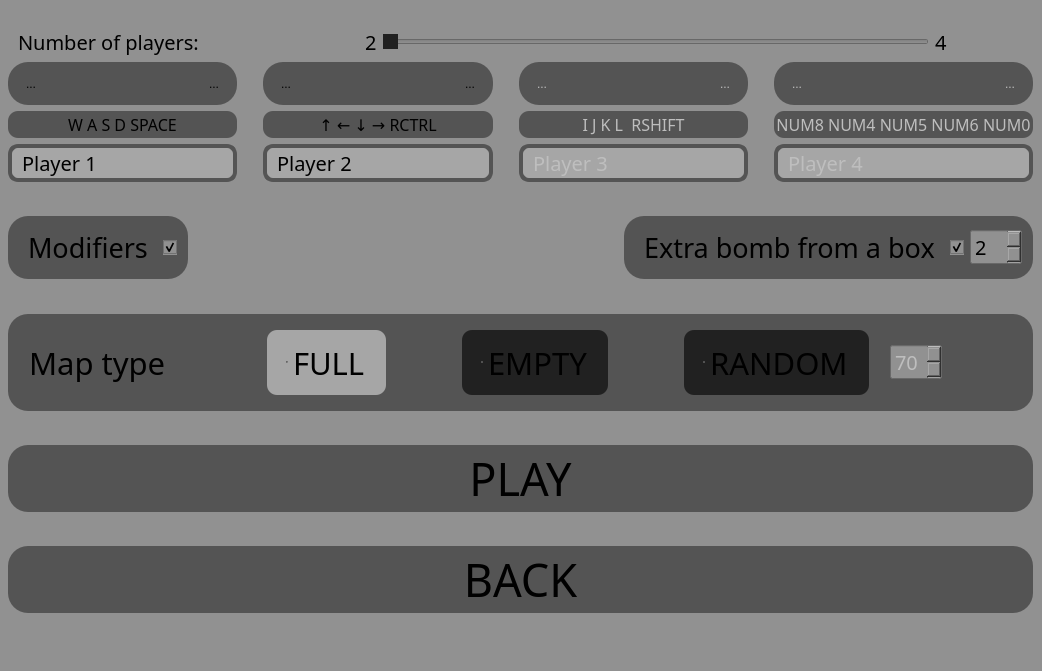
<?xml version="1.0" encoding="UTF-8"?>
<ui version="4.0">
 <class>MainWindow</class>
 <widget class="QMainWindow" name="MainWindow">
  <property name="enabled">
   <bool>true</bool>
  </property>
  <property name="geometry">
   <rect>
    <x>0</x>
    <y>0</y>
    <width>1042</width>
    <height>671</height>
   </rect>
  </property>
  <property name="font">
   <font>
    <family>Impact</family>
   </font>
  </property>
  <property name="windowTitle">
   <string>Bomberman</string>
  </property>
  <property name="styleSheet">
   <string notr="true">background-color: #919191;</string>
  </property>
  <widget class="QWidget" name="central_widget">
   <widget class="QWidget" name="layoutWidget">
    <property name="geometry">
     <rect>
      <x>0</x>
      <y>0</y>
      <width>1041</width>
      <height>641</height>
     </rect>
    </property>
    <layout class="QHBoxLayout" name="main_horizontal_layout">
     <item>
      <spacer name="left_horizontal_spacer">
       <property name="orientation">
        <enum>Qt::Horizontal</enum>
       </property>
       <property name="sizeHint" stdset="0">
        <size>
         <width>40</width>
         <height>20</height>
        </size>
       </property>
      </spacer>
     </item>
     <item>
      <layout class="QVBoxLayout" name="main_vertical_layout">
       <item>
        <spacer name="main_vertical_spacer_1">
         <property name="orientation">
          <enum>Qt::Vertical</enum>
         </property>
         <property name="sizeHint" stdset="0">
          <size>
           <width>20</width>
           <height>40</height>
          </size>
         </property>
        </spacer>
       </item>
       <item>
        <layout class="QHBoxLayout" name="players_slider_horizontal_layout">
         <item>
          <spacer name="players_slider_spacer_1">
           <property name="orientation">
            <enum>Qt::Horizontal</enum>
           </property>
           <property name="sizeType">
            <enum>QSizePolicy::Fixed</enum>
           </property>
           <property name="sizeHint" stdset="0">
            <size>
             <width>10</width>
             <height>20</height>
            </size>
           </property>
          </spacer>
         </item>
         <item>
          <widget class="QLabel" name="no_of_players_label">
           <property name="font">
            <font>
             <family>Impact</family>
             <pointsize>15</pointsize>
            </font>
           </property>
           <property name="text">
            <string>Number of players: </string>
           </property>
          </widget>
         </item>
         <item>
          <spacer name="players_slider_spacer_2">
           <property name="orientation">
            <enum>Qt::Horizontal</enum>
           </property>
           <property name="sizeType">
            <enum>QSizePolicy::Fixed</enum>
           </property>
           <property name="sizeHint" stdset="0">
            <size>
             <width>155</width>
             <height>20</height>
            </size>
           </property>
          </spacer>
         </item>
         <item>
          <widget class="QLabel" name="no2_label">
           <property name="font">
            <font>
             <family>Impact</family>
             <pointsize>15</pointsize>
            </font>
           </property>
           <property name="text">
            <string>2</string>
           </property>
          </widget>
         </item>
         <item>
          <widget class="QSlider" name="players_slider">
           <property name="styleSheet">
            <string notr="true">QSlider::handle:horizontal {
    background: #212121; /* Kolor uchwytu suwaka */
}</string>
           </property>
           <property name="minimum">
            <number>2</number>
           </property>
           <property name="maximum">
            <number>4</number>
           </property>
           <property name="pageStep">
            <number>1</number>
           </property>
           <property name="orientation">
            <enum>Qt::Horizontal</enum>
           </property>
          </widget>
         </item>
         <item>
          <widget class="QLabel" name="no4_label">
           <property name="font">
            <font>
             <family>Impact</family>
             <pointsize>15</pointsize>
            </font>
           </property>
           <property name="text">
            <string>4</string>
           </property>
          </widget>
         </item>
         <item>
          <spacer name="players_slider_spacer_3">
           <property name="orientation">
            <enum>Qt::Horizontal</enum>
           </property>
           <property name="sizeType">
            <enum>QSizePolicy::Fixed</enum>
           </property>
           <property name="sizeHint" stdset="0">
            <size>
             <width>85</width>
             <height>20</height>
            </size>
           </property>
          </spacer>
         </item>
        </layout>
       </item>
       <item>
        <layout class="QGridLayout" name="players_grid_layout">
         <item row="2" column="6">
          <widget class="QLineEdit" name="player4_line_edit">
           <property name="enabled">
            <bool>false</bool>
           </property>
           <property name="maximumSize">
            <size>
             <width>16777215</width>
             <height>16777211</height>
            </size>
           </property>
           <property name="font">
            <font>
             <family>Impact</family>
             <pointsize>15</pointsize>
            </font>
           </property>
           <property name="styleSheet">
            <string notr="true">QLineEdit {
    border: 4px solid #545454;
    border-radius: 10px;
    padding: 0 8px;
    background: #a6a6a6; 
    selection-background-color: darkgray;
}</string>
           </property>
           <property name="text">
            <string>Player 4</string>
           </property>
           <property name="maxLength">
            <number>8</number>
           </property>
          </widget>
         </item>
         <item row="0" column="6">
          <widget class="QFrame" name="player4_frame">
           <property name="enabled">
            <bool>false</bool>
           </property>
           <property name="styleSheet">
            <string notr="true">QFrame#player4_frame{
    border-radius: 20px;
    background-color: #545454;
    padding: 2px;
}</string>
           </property>
           <layout class="QHBoxLayout" name="horizontalLayout_2">
            <item>
             <widget class="QToolButton" name="player4_left_button">
              <property name="styleSheet">
               <string notr="true">background-color: #545454;</string>
              </property>
              <property name="text">
               <string>...</string>
              </property>
              <property name="icon">
               <iconset>
                <normaloff>../images/gui/arrow.png</normaloff>../images/gui/arrow.png</iconset>
              </property>
              <property name="autoRaise">
               <bool>true</bool>
              </property>
              <property name="arrowType">
               <enum>Qt::NoArrow</enum>
              </property>
             </widget>
            </item>
            <item>
             <widget class="QLabel" name="player4_label">
              <property name="styleSheet">
               <string notr="true">background-color: #545454;</string>
              </property>
              <property name="text">
               <string/>
              </property>
              <property name="pixmap">
               <pixmap>../images/gui/green_player.png</pixmap>
              </property>
              <property name="alignment">
               <set>Qt::AlignCenter</set>
              </property>
             </widget>
            </item>
            <item>
             <widget class="QToolButton" name="player4_right_button">
              <property name="styleSheet">
               <string notr="true">background-color: #545454;</string>
              </property>
              <property name="text">
               <string>...</string>
              </property>
              <property name="icon">
               <iconset>
                <normaloff>../images/gui/arrow2.png</normaloff>../images/gui/arrow2.png</iconset>
              </property>
              <property name="autoRaise">
               <bool>true</bool>
              </property>
              <property name="arrowType">
               <enum>Qt::NoArrow</enum>
              </property>
             </widget>
            </item>
           </layout>
          </widget>
         </item>
         <item row="0" column="5">
          <spacer name="players_spacer_3">
           <property name="orientation">
            <enum>Qt::Horizontal</enum>
           </property>
           <property name="sizeType">
            <enum>QSizePolicy::Fixed</enum>
           </property>
           <property name="sizeHint" stdset="0">
            <size>
             <width>20</width>
             <height>20</height>
            </size>
           </property>
          </spacer>
         </item>
         <item row="1" column="2">
          <widget class="QLabel" name="arrows_label">
           <property name="font">
            <font>
             <family>Impact</family>
             <pointsize>12</pointsize>
            </font>
           </property>
           <property name="styleSheet">
            <string notr="true">QLabel#arrows_label{
    border-radius: 10px;
    background-color: #545454;
    padding: 2px;
}</string>
           </property>
           <property name="text">
            <string>↑ ← ↓ → RCTRL</string>
           </property>
           <property name="alignment">
            <set>Qt::AlignCenter</set>
           </property>
          </widget>
         </item>
         <item row="0" column="3">
          <spacer name="players_spacer_2">
           <property name="orientation">
            <enum>Qt::Horizontal</enum>
           </property>
           <property name="sizeType">
            <enum>QSizePolicy::Fixed</enum>
           </property>
           <property name="sizeHint" stdset="0">
            <size>
             <width>20</width>
             <height>20</height>
            </size>
           </property>
          </spacer>
         </item>
         <item row="0" column="1">
          <spacer name="players_spacer_1">
           <property name="orientation">
            <enum>Qt::Horizontal</enum>
           </property>
           <property name="sizeType">
            <enum>QSizePolicy::Fixed</enum>
           </property>
           <property name="sizeHint" stdset="0">
            <size>
             <width>20</width>
             <height>20</height>
            </size>
           </property>
          </spacer>
         </item>
         <item row="2" column="2">
          <widget class="QLineEdit" name="player2_line_edit">
           <property name="font">
            <font>
             <family>Impact</family>
             <pointsize>15</pointsize>
            </font>
           </property>
           <property name="styleSheet">
            <string notr="true">QLineEdit {
    border: 4px solid #545454;
    border-radius: 10px;
    padding: 0 8px;
    background: #a6a6a6; 
    selection-background-color: darkgray;
}</string>
           </property>
           <property name="text">
            <string>Player 2</string>
           </property>
           <property name="maxLength">
            <number>8</number>
           </property>
          </widget>
         </item>
         <item row="1" column="0">
          <widget class="QLabel" name="wasd_label">
           <property name="font">
            <font>
             <family>Impact</family>
             <pointsize>12</pointsize>
            </font>
           </property>
           <property name="styleSheet">
            <string notr="true">QLabel#wasd_label{
    border-radius: 10px;
    background-color: #545454;
    padding: 2px;
}</string>
           </property>
           <property name="text">
            <string>W A S D SPACE</string>
           </property>
           <property name="alignment">
            <set>Qt::AlignCenter</set>
           </property>
          </widget>
         </item>
         <item row="0" column="4">
          <widget class="QFrame" name="player3_frame">
           <property name="enabled">
            <bool>false</bool>
           </property>
           <property name="styleSheet">
            <string notr="true">QFrame#player3_frame{
    border-radius: 20px;
    background-color: #545454;
    padding: 2px;
}</string>
           </property>
           <layout class="QHBoxLayout" name="horizontalLayout_3">
            <item>
             <widget class="QToolButton" name="player3_left_button">
              <property name="styleSheet">
               <string notr="true">background-color: #545454;</string>
              </property>
              <property name="text">
               <string>...</string>
              </property>
              <property name="icon">
               <iconset>
                <normaloff>../images/gui/arrow.png</normaloff>../images/gui/arrow.png</iconset>
              </property>
              <property name="autoRaise">
               <bool>true</bool>
              </property>
              <property name="arrowType">
               <enum>Qt::NoArrow</enum>
              </property>
             </widget>
            </item>
            <item>
             <widget class="QLabel" name="player3_label">
              <property name="styleSheet">
               <string notr="true">background-color: #545454;</string>
              </property>
              <property name="text">
               <string/>
              </property>
              <property name="pixmap">
               <pixmap>../images/gui/red_player.png</pixmap>
              </property>
              <property name="alignment">
               <set>Qt::AlignCenter</set>
              </property>
             </widget>
            </item>
            <item>
             <widget class="QToolButton" name="player3_right_button">
              <property name="styleSheet">
               <string notr="true">background-color: #545454;</string>
              </property>
              <property name="text">
               <string>...</string>
              </property>
              <property name="icon">
               <iconset>
                <normaloff>../images/gui/arrow2.png</normaloff>../images/gui/arrow2.png</iconset>
              </property>
              <property name="autoRaise">
               <bool>true</bool>
              </property>
              <property name="arrowType">
               <enum>Qt::NoArrow</enum>
              </property>
             </widget>
            </item>
           </layout>
          </widget>
         </item>
         <item row="0" column="0">
          <widget class="QFrame" name="player1_frame">
           <property name="styleSheet">
            <string notr="true">QFrame#player1_frame{
    border-radius: 20px;
    background-color: #545454;
    padding: 2px;
}</string>
           </property>
           <layout class="QHBoxLayout" name="horizontalLayout_5">
            <item>
             <widget class="QToolButton" name="player1_left_button">
              <property name="styleSheet">
               <string notr="true">background-color: #545454;</string>
              </property>
              <property name="text">
               <string>...</string>
              </property>
              <property name="icon">
               <iconset>
                <normaloff>../images/gui/arrow.png</normaloff>../images/gui/arrow.png</iconset>
              </property>
              <property name="autoRaise">
               <bool>true</bool>
              </property>
              <property name="arrowType">
               <enum>Qt::NoArrow</enum>
              </property>
             </widget>
            </item>
            <item>
             <widget class="QLabel" name="player1_label">
              <property name="layoutDirection">
               <enum>Qt::LeftToRight</enum>
              </property>
              <property name="styleSheet">
               <string notr="true">background-color: #545454;</string>
              </property>
              <property name="text">
               <string/>
              </property>
              <property name="pixmap">
               <pixmap>../images/gui/yellow_player.png</pixmap>
              </property>
              <property name="scaledContents">
               <bool>false</bool>
              </property>
              <property name="alignment">
               <set>Qt::AlignCenter</set>
              </property>
              <property name="margin">
               <number>0</number>
              </property>
              <property name="indent">
               <number>-1</number>
              </property>
             </widget>
            </item>
            <item>
             <widget class="QToolButton" name="player1_right_button">
              <property name="styleSheet">
               <string notr="true">background-color: #545454;</string>
              </property>
              <property name="text">
               <string>...</string>
              </property>
              <property name="icon">
               <iconset>
                <normaloff>../images/gui/arrow2.png</normaloff>../images/gui/arrow2.png</iconset>
              </property>
              <property name="autoRaise">
               <bool>true</bool>
              </property>
              <property name="arrowType">
               <enum>Qt::NoArrow</enum>
              </property>
             </widget>
            </item>
           </layout>
          </widget>
         </item>
         <item row="2" column="0">
          <widget class="QLineEdit" name="player1_line_edit">
           <property name="font">
            <font>
             <family>Impact</family>
             <pointsize>15</pointsize>
            </font>
           </property>
           <property name="styleSheet">
            <string notr="true">QLineEdit {
    border: 4px solid #545454;
    border-radius: 10px;
    padding: 0 8px;
    background: #a6a6a6; 
    selection-background-color: darkgray;
}</string>
           </property>
           <property name="text">
            <string>Player 1</string>
           </property>
           <property name="maxLength">
            <number>8</number>
           </property>
          </widget>
         </item>
         <item row="0" column="2">
          <widget class="QFrame" name="player2_frame">
           <property name="styleSheet">
            <string notr="true">QFrame#player2_frame{
    border-radius: 20px;
    background-color: #545454;
    padding: 2px;
}</string>
           </property>
           <layout class="QHBoxLayout" name="horizontalLayout_4">
            <item>
             <widget class="QToolButton" name="player2_left_button">
              <property name="styleSheet">
               <string notr="true">background-color: #545454;</string>
              </property>
              <property name="text">
               <string>...</string>
              </property>
              <property name="icon">
               <iconset>
                <normaloff>../images/gui/arrow.png</normaloff>../images/gui/arrow.png</iconset>
              </property>
              <property name="autoRaise">
               <bool>true</bool>
              </property>
              <property name="arrowType">
               <enum>Qt::NoArrow</enum>
              </property>
             </widget>
            </item>
            <item>
             <widget class="QLabel" name="player2_label">
              <property name="styleSheet">
               <string notr="true">background-color: #545454;</string>
              </property>
              <property name="text">
               <string/>
              </property>
              <property name="pixmap">
               <pixmap>../images/gui/blue_player.png</pixmap>
              </property>
              <property name="alignment">
               <set>Qt::AlignCenter</set>
              </property>
             </widget>
            </item>
            <item>
             <widget class="QToolButton" name="player2_right_button">
              <property name="styleSheet">
               <string notr="true">background-color: #545454;</string>
              </property>
              <property name="text">
               <string>...</string>
              </property>
              <property name="icon">
               <iconset>
                <normaloff>../images/gui/arrow2.png</normaloff>../images/gui/arrow2.png</iconset>
              </property>
              <property name="autoRaise">
               <bool>true</bool>
              </property>
              <property name="arrowType">
               <enum>Qt::NoArrow</enum>
              </property>
             </widget>
            </item>
           </layout>
          </widget>
         </item>
         <item row="2" column="4">
          <widget class="QLineEdit" name="player3_line_edit">
           <property name="enabled">
            <bool>false</bool>
           </property>
           <property name="font">
            <font>
             <family>Impact</family>
             <pointsize>15</pointsize>
            </font>
           </property>
           <property name="styleSheet">
            <string notr="true">QLineEdit {
    border: 4px solid #545454;
    border-radius: 10px;
    padding: 0 8px;
    background: #a6a6a6; 
    selection-background-color: darkgray;
}</string>
           </property>
           <property name="text">
            <string>Player 3</string>
           </property>
           <property name="maxLength">
            <number>8</number>
           </property>
          </widget>
         </item>
         <item row="1" column="4">
          <widget class="QLabel" name="ijkl_label">
           <property name="enabled">
            <bool>false</bool>
           </property>
           <property name="font">
            <font>
             <family>Impact</family>
             <pointsize>12</pointsize>
            </font>
           </property>
           <property name="styleSheet">
            <string notr="true">QLabel#ijkl_label{
    border-radius: 10px;
    background-color: #545454;
    padding: 2px;
}</string>
           </property>
           <property name="text">
            <string>I J K L  RSHIFT</string>
           </property>
           <property name="alignment">
            <set>Qt::AlignCenter</set>
           </property>
          </widget>
         </item>
         <item row="1" column="6">
          <widget class="QLabel" name="nums_label">
           <property name="enabled">
            <bool>false</bool>
           </property>
           <property name="font">
            <font>
             <family>Impact</family>
             <pointsize>12</pointsize>
            </font>
           </property>
           <property name="styleSheet">
            <string notr="true">QLabel#nums_label{
    border-radius: 10px;
    background-color: #545454;
    padding: 2px;
}</string>
           </property>
           <property name="text">
            <string>NUM8 NUM4 NUM5 NUM6 NUM0</string>
           </property>
           <property name="alignment">
            <set>Qt::AlignCenter</set>
           </property>
          </widget>
         </item>
        </layout>
       </item>
       <item>
        <spacer name="main_vertical_spacer_2">
         <property name="orientation">
          <enum>Qt::Vertical</enum>
         </property>
         <property name="sizeHint" stdset="0">
          <size>
           <width>20</width>
           <height>40</height>
          </size>
         </property>
        </spacer>
       </item>
       <item>
        <layout class="QGridLayout" name="settings_grid_layout">
         <item row="0" column="1">
          <spacer name="settings_spacer">
           <property name="orientation">
            <enum>Qt::Horizontal</enum>
           </property>
           <property name="sizeHint" stdset="0">
            <size>
             <width>40</width>
             <height>20</height>
            </size>
           </property>
          </spacer>
         </item>
         <item row="0" column="0">
          <widget class="QFrame" name="modifiers_frame">
           <property name="styleSheet">
            <string notr="true">QFrame{
    border-radius: 20px;
    background-color: #545454;
    padding: 2px;
}</string>
           </property>
           <layout class="QHBoxLayout" name="horizontalLayout_7">
            <item>
             <widget class="QLabel" name="modifiers_label">
              <property name="font">
               <font>
                <family>Impact</family>
                <pointsize>20</pointsize>
               </font>
              </property>
              <property name="styleSheet">
               <string notr="true"/>
              </property>
              <property name="text">
               <string>Modifiers</string>
              </property>
             </widget>
            </item>
            <item>
             <widget class="QCheckBox" name="modifiers_checkbox">
              <property name="sizePolicy">
               <sizepolicy hsizetype="Fixed" vsizetype="Fixed">
                <horstretch>0</horstretch>
                <verstretch>0</verstretch>
               </sizepolicy>
              </property>
              <property name="styleSheet">
               <string notr="true">QCheckBox::indicator:unchecked {
    image: url(../images/gui/unchecked.png);
}

QCheckBox::indicator:checked {
    image: url(../images/gui/checked.png);
}

QCheckBox{
	background-color: 545454;
}</string>
              </property>
              <property name="text">
               <string/>
              </property>
              <property name="checked">
               <bool>true</bool>
              </property>
             </widget>
            </item>
           </layout>
          </widget>
         </item>
         <item row="0" column="2">
          <widget class="QFrame" name="extra_bomb_frame">
           <property name="styleSheet">
            <string notr="true">QFrame
{
    border-radius: 20px;
    background-color: #545454;
    padding: 2px;
}</string>
           </property>
           <layout class="QHBoxLayout" name="horizontalLayout_8">
            <item>
             <widget class="QLabel" name="extra_bomb_label">
              <property name="font">
               <font>
                <family>Impact</family>
                <pointsize>20</pointsize>
               </font>
              </property>
              <property name="text">
               <string>Extra bomb from a box</string>
              </property>
             </widget>
            </item>
            <item>
             <widget class="QCheckBox" name="extra_bomb_checkbox">
              <property name="sizePolicy">
               <sizepolicy hsizetype="Fixed" vsizetype="Fixed">
                <horstretch>0</horstretch>
                <verstretch>0</verstretch>
               </sizepolicy>
              </property>
              <property name="styleSheet">
               <string notr="true">QCheckBox::indicator:unchecked {
    image: url(../images/gui/unchecked.png);
}

QCheckBox::indicator:checked {
    image: url(../images/gui/checked.png);
}

QCheckBox{
	background-color: 545454;
}</string>
              </property>
              <property name="text">
               <string/>
              </property>
              <property name="checked">
               <bool>true</bool>
              </property>
             </widget>
            </item>
            <item>
             <widget class="QSpinBox" name="extra_bomb_spinbox">
              <property name="enabled">
               <bool>true</bool>
              </property>
              <property name="font">
               <font>
                <family>Impact</family>
                <pointsize>15</pointsize>
               </font>
              </property>
              <property name="styleSheet">
               <string notr="true">QSpinBox::up-button, QSpinBox::down-button {
    selection-background-color: transparent;
}</string>
              </property>
              <property name="wrapping">
               <bool>false</bool>
              </property>
              <property name="frame">
               <bool>true</bool>
              </property>
              <property name="readOnly">
               <bool>false</bool>
              </property>
              <property name="buttonSymbols">
               <enum>QAbstractSpinBox::UpDownArrows</enum>
              </property>
              <property name="accelerated">
               <bool>false</bool>
              </property>
              <property name="keyboardTracking">
               <bool>true</bool>
              </property>
              <property name="minimum">
               <number>1</number>
              </property>
              <property name="maximum">
               <number>10</number>
              </property>
              <property name="value">
               <number>2</number>
              </property>
             </widget>
            </item>
           </layout>
          </widget>
         </item>
        </layout>
       </item>
       <item>
        <spacer name="main_vertical_spacer_3">
         <property name="orientation">
          <enum>Qt::Vertical</enum>
         </property>
         <property name="sizeHint" stdset="0">
          <size>
           <width>20</width>
           <height>40</height>
          </size>
         </property>
        </spacer>
       </item>
       <item>
        <widget class="QFrame" name="map_type_frame">
         <property name="styleSheet">
          <string notr="true">QFrame{
    border-radius: 20px;
    background-color: #545454;
    padding: 2px;
}</string>
         </property>
         <layout class="QHBoxLayout" name="horizontalLayout_6">
          <item>
           <widget class="QLabel" name="map_type_label">
            <property name="font">
             <font>
              <family>Impact</family>
              <pointsize>23</pointsize>
             </font>
            </property>
            <property name="text">
             <string>Map type</string>
            </property>
           </widget>
          </item>
          <item>
           <spacer name="map_type_spacer_1">
            <property name="orientation">
             <enum>Qt::Horizontal</enum>
            </property>
            <property name="sizeType">
             <enum>QSizePolicy::Fixed</enum>
            </property>
            <property name="sizeHint" stdset="0">
             <size>
              <width>80</width>
              <height>20</height>
             </size>
            </property>
           </spacer>
          </item>
          <item>
           <widget class="QRadioButton" name="full_map_rbutton">
            <property name="font">
             <font>
              <family>Impact</family>
              <pointsize>23</pointsize>
             </font>
            </property>
            <property name="layoutDirection">
             <enum>Qt::LeftToRight</enum>
            </property>
            <property name="styleSheet">
             <string notr="true">QRadioButton {
    background-color: #a6a6a6; 

    border-radius: 10px;
    padding: 10px 20px; 
    margin: 5px; 
}


QRadioButton::indicator {
    width: 0px; 
    height: 0px;
}

QRadioButton#full_map_rbutton:checked {
    background-color: #a6a6a6;
    color: #000000;
}

QRadioButton#full_map_rbutton:unchecked {
    background-color: #212121;
    color: #000000;
}

QRadioButton#full_map_rbutton:unchecked:hover {
    background-color: #464545;
    color: #000000;
}

QRadioButton#full_map_rbutton:unchecked:pressed {
    background-color: #393939;
    color: #000000;
}
</string>
            </property>
            <property name="text">
             <string>FULL</string>
            </property>
            <property name="checked">
             <bool>true</bool>
            </property>
           </widget>
          </item>
          <item>
           <spacer name="map_type_spacer_2">
            <property name="orientation">
             <enum>Qt::Horizontal</enum>
            </property>
            <property name="sizeType">
             <enum>QSizePolicy::Fixed</enum>
            </property>
            <property name="sizeHint" stdset="0">
             <size>
              <width>60</width>
              <height>20</height>
             </size>
            </property>
           </spacer>
          </item>
          <item>
           <widget class="QRadioButton" name="empty_map_rbutton">
            <property name="font">
             <font>
              <family>Impact</family>
              <pointsize>23</pointsize>
             </font>
            </property>
            <property name="styleSheet">
             <string notr="true">QRadioButton {
    background-color: #a6a6a6; 

    border-radius: 10px;
    padding: 10px 20px; 
    margin: 5px; 
}


QRadioButton::indicator {
    width: 0px; 
    height: 0px;
}

QRadioButton#empty_map_rbutton:checked {
    background-color: #a6a6a6;
    color: #000000;
}

QRadioButton#empty_map_rbutton:unchecked {
    background-color: #212121;
    color: #000000;
}

QRadioButton#empty_map_rbutton:unchecked:hover {
    background-color: #464545;
    color: #000000;
}

QRadioButton#empty_map_rbutton:unchecked:pressed {
    background-color: #393939;
    color: #000000;
}
</string>
            </property>
            <property name="text">
             <string>EMPTY</string>
            </property>
           </widget>
          </item>
          <item>
           <spacer name="map_type_spacer_3">
            <property name="orientation">
             <enum>Qt::Horizontal</enum>
            </property>
            <property name="sizeType">
             <enum>QSizePolicy::Fixed</enum>
            </property>
            <property name="sizeHint" stdset="0">
             <size>
              <width>60</width>
              <height>20</height>
             </size>
            </property>
           </spacer>
          </item>
          <item>
           <widget class="QRadioButton" name="random_map_rbutton">
            <property name="font">
             <font>
              <family>Impact</family>
              <pointsize>23</pointsize>
             </font>
            </property>
            <property name="styleSheet">
             <string notr="true">QRadioButton {
    background-color: #a6a6a6; 

    border-radius: 10px;
    padding: 10px 20px; 
    margin: 5px; 
}


QRadioButton::indicator {
    width: 0px; 
    height: 0px;
}

QRadioButton#random_map_rbutton:checked {
    background-color: #a6a6a6;
    color: #000000;
}

QRadioButton#random_map_rbutton:unchecked {
    background-color: #212121;
    color: #000000;
}

QRadioButton#random_map_rbutton:unchecked:hover {
    background-color: #464545;
    color: #000000;
}

QRadioButton#random_map_rbutton:unchecked:pressed {
    background-color: #393939;
    color: #000000;
}
</string>
            </property>
            <property name="text">
             <string>RANDOM</string>
            </property>
           </widget>
          </item>
          <item>
           <spacer name="map_type_spacer_4">
            <property name="orientation">
             <enum>Qt::Horizontal</enum>
            </property>
            <property name="sizeType">
             <enum>QSizePolicy::Fixed</enum>
            </property>
            <property name="sizeHint" stdset="0">
             <size>
              <width>10</width>
              <height>20</height>
             </size>
            </property>
           </spacer>
          </item>
          <item>
           <widget class="QSpinBox" name="map_type_spinbox">
            <property name="enabled">
             <bool>false</bool>
            </property>
            <property name="font">
             <font>
              <family>Impact</family>
              <pointsize>15</pointsize>
             </font>
            </property>
            <property name="styleSheet">
             <string notr="true">QSpinBox::up-button, QSpinBox::down-button {
    selection-background-color: transparent;
}</string>
            </property>
            <property name="suffix">
             <string comment="%" extracomment="%"/>
            </property>
            <property name="minimum">
             <number>50</number>
            </property>
            <property name="value">
             <number>70</number>
            </property>
           </widget>
          </item>
          <item>
           <spacer name="map_type_spacer_5">
            <property name="orientation">
             <enum>Qt::Horizontal</enum>
            </property>
            <property name="sizeType">
             <enum>QSizePolicy::Fixed</enum>
            </property>
            <property name="sizeHint" stdset="0">
             <size>
              <width>80</width>
              <height>20</height>
             </size>
            </property>
           </spacer>
          </item>
         </layout>
        </widget>
       </item>
       <item>
        <spacer name="main_vertical_spacer_4">
         <property name="orientation">
          <enum>Qt::Vertical</enum>
         </property>
         <property name="sizeHint" stdset="0">
          <size>
           <width>20</width>
           <height>40</height>
          </size>
         </property>
        </spacer>
       </item>
       <item>
        <widget class="QPushButton" name="play_pushbutton">
         <property name="font">
          <font>
           <family>Impact</family>
           <pointsize>34</pointsize>
          </font>
         </property>
         <property name="styleSheet">
          <string notr="true">QPushButton {
    border-radius: 20px;
    background-color: #545454;
    padding: 2px;
}

QPushButton:hover {
    background-color: #6c6c6c; 
}

QPushButton:pressed {
    background-color: #3c3c3c;
}</string>
         </property>
         <property name="text">
          <string>PLAY</string>
         </property>
        </widget>
       </item>
       <item>
        <spacer name="main_vertical_spacer_5">
         <property name="orientation">
          <enum>Qt::Vertical</enum>
         </property>
         <property name="sizeHint" stdset="0">
          <size>
           <width>20</width>
           <height>40</height>
          </size>
         </property>
        </spacer>
       </item>
       <item>
        <widget class="QPushButton" name="back_pushbutton">
         <property name="font">
          <font>
           <family>Impact</family>
           <pointsize>34</pointsize>
          </font>
         </property>
         <property name="styleSheet">
          <string notr="true">QPushButton {
    border-radius: 20px;
    background-color: #545454;
    padding: 2px;
}

QPushButton:hover {
    background-color: #6c6c6c; 
}

QPushButton:pressed {
    background-color: #3c3c3c;
}</string>
         </property>
         <property name="text">
          <string>BACK</string>
         </property>
        </widget>
       </item>
       <item>
        <spacer name="verticalSpacer">
         <property name="orientation">
          <enum>Qt::Vertical</enum>
         </property>
         <property name="sizeHint" stdset="0">
          <size>
           <width>20</width>
           <height>40</height>
          </size>
         </property>
        </spacer>
       </item>
      </layout>
     </item>
     <item>
      <spacer name="right_horizontal_spacer">
       <property name="orientation">
        <enum>Qt::Horizontal</enum>
       </property>
       <property name="sizeHint" stdset="0">
        <size>
         <width>40</width>
         <height>20</height>
        </size>
       </property>
      </spacer>
     </item>
    </layout>
   </widget>
  </widget>
  <widget class="QMenuBar" name="menubar">
   <property name="geometry">
    <rect>
     <x>0</x>
     <y>0</y>
     <width>1042</width>
     <height>21</height>
    </rect>
   </property>
  </widget>
  <widget class="QStatusBar" name="statusBar"/>
 </widget>
 <resources/>
 <connections/>
</ui>
